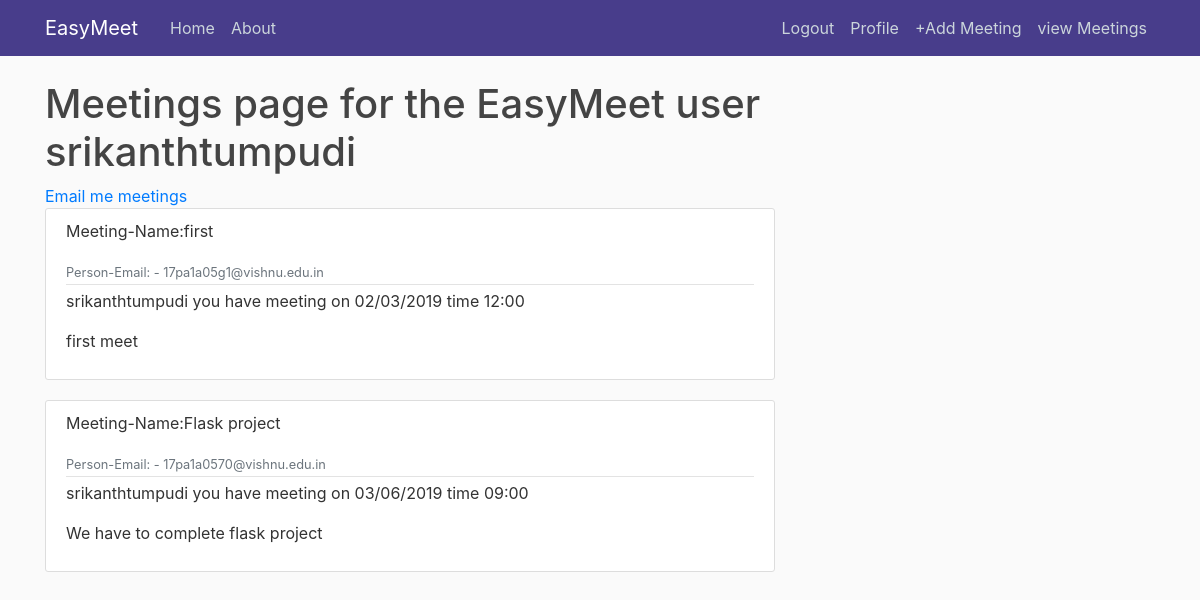
Page /meetings (signed in) on the committed database.
### flaskblog.py (models this page shows, shortened)
class User(db.Model,UserMixin):
    id = db.Column(db.Integer,primary_key=True)
    username = db.Column(db.String(20),unique=True,nullable=False)
    email = db.Column(db.String(120),unique=True,nullable=False)
    image_file = db.Column(db.String(20),nullable=False,default='default.jpg')
    password = db.Column(db.String(60),nullable=False)
    meetings = db.relationship('Meet', backref='author', lazy=True)

class Meet(db.Model):
    id = db.Column(db.Integer,primary_key=True)
    title = db.Column(db.String(100),nullable=False)
    date_required = db.Column(db.String(10),nullable=False)
    time = db.Column(db.String(10),nullable=False)
    content = db.Column(db.Text,nullable=False)
    meet_person_email = db.Column(db.String(100))
    user_id = db.Column(db.Integer,db.ForeignKey('user.id'),nullable=False)

### flaskblog.py (the view)
@app.route("/meetings",methods=['GET', 'POST'])
def meetings():
    meets = Meet.query.filter_by(user_id=current_user.id).all()
    return render_template('meetings.html',meets=meets)

### flaskblog.py (called while the page is built)
@login_manager.user_loader
def load_user(user_id):
  return User.query.get(int(user_id))

### templates/meetings.html
{% extends 'layout.html' %}
{% block content %}
    <h1>Meetings  page for the EasyMeet user {{ current_user.username}}</h1>
    <a href="{{ url_for('emailmeetings') }}">Email me meetings</button></a>
    {% for mee in meets %}
    	<article class="media content-section">
          <div class="media-body">
            <div class="article-metadata">
              <p>Meeting-Name:{{ mee.title }}</p>
              <small class="text-muted">Person-Email: - {{ mee.meet_person_email }}</small>
            </div>
            <p>{{current_user.username}} you have meeting on {{ mee.date_required }} time {{mee.time}}</p>
            <p class="article-content">{{ mee.content }}</p>
          </div>
        </article>
    {% endfor %}
{% endblock %}

### static/main.css (style rules this page uses)
body { background: #fafafa; color: #333333; margin-top: 5rem; }
h1, h2, h3, h4, h5, h6 { color: #444444; }
.content-section { background: #ffffff; padding: 10px 20px; border: 1px solid #dddddd; border-radius: 3px; margin-bottom: 20px; }
.article-content { white-space: pre-line; }
.article-metadata { padding-bottom: 1px; margin-bottom: 4px; border-bottom: 1px solid #e3e3e3 }

### rows in the picture
User: username "srikanthtumpudi"
Meet: title "first", meet_person_email "17pa1a05g1@vishnu.edu.in", date_required "02/03/2019", time "12:00", content "first meet"
Meet: title "Flask project", meet_person_email "17pa1a0570@vishnu.edu.in", date_required "03/06/2019", time "09:00", content "We have to complete flask project"
